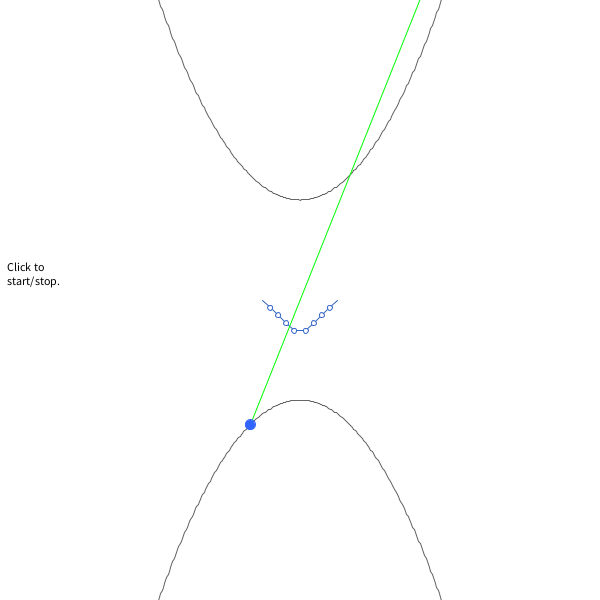
Frame 1 (no input)
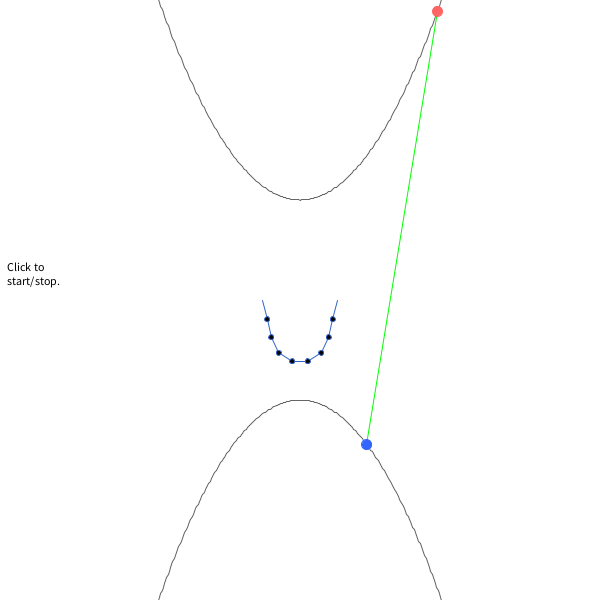
Frame 60 (the mouse pressed at the canvas centre just before this capture)
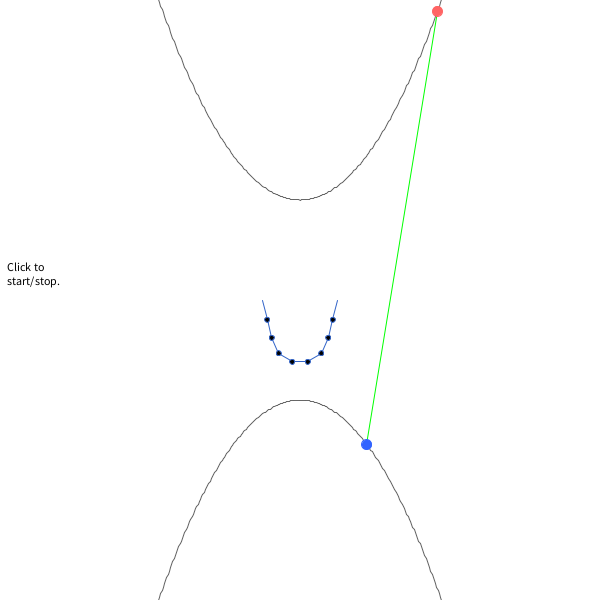
Frame 120 (the mouse held since frame 60 and released just before this capture)

The Processing sketch that drew these frames (run headless with seeded random() and noise(); from frame 60 on, the mouse is pressed at the canvas centre):

// Processing sketch: spring_catenary
// ── spring_catenary.pde
/*
  spring_catenary.pde
 
 
 Developed started 
 - on 2018.05.01 
 - by Akira Kageyama (kage@port.kobe-u.ac.jp)
 
 Usage:  Start/Stop toggle by 
 - mouse click, or
 - keyboard type of "s"
 
 */

float time = 0.0;
int step = 0;
float dt = 0.005;

boolean running_state_toggle = true;

final float ROPE_MASS = 1.0;
final float ROPE_LENGTH = 1.0;
final int BALLS_NUM = 10;
//
//         when BALLS_NUM = 6
//         ......o............o........
//              0 \          / 5
//                 o        o
//                1 \      / 4
//                   o----o
//                  2      3 
//
final float BALLS_MASS = ROPE_MASS / (BALLS_NUM-2);

final float SPRING_NATURAL_LENGTH = ROPE_LENGTH / (BALLS_NUM-1);
//final float SPRING_NATURAL_LENGTH = 0.5;
//final float SPRING_CONST = BALLS_MASS; 
//// to keep the characteristic time scale O(1).
final float SPRING_CONST = 100.0; 

final float GRAVITY_ACCELERATION = 9.80665;  

float[] ballsCoord = new float[BALLS_NUM*4]; // (x,y,vx,vy)

float xmin = -3.0;
float xmax =  3.0;


float x = 0.0;

float[] particle_pos = new float[4];

float S0 = 0.0;
//float S0 = 2.9;
float K  = 8.0;
float M  = 1.0; 


/*
double double_sqrt_by_newton(double x) {
 int i = 0;
 double ans, guess = 1.0;
 float diff = 999.999; // any large num.
 ans = guess;
 while (i<20 && diff > 1.e-8) {
 ans = guess - (guess*guess-x)/(2*guess);
 diff = abs((float)(guess-ans));
 guess = ans;
 i++;
 }
 return ans; 
 }
 */


void initialize_particle()
{
  particle_pos[0] =   2.0;   // x1
  particle_pos[1] =   0.0;   // x1' = vx1 = (dx1/dt)
  particle_pos[2] =  -0.5;   // x2 
  particle_pos[3] =   0.0;   // x2' = vx2 = (dx2/dt)
}



void initialize()
{
  float footPointSeparation = ROPE_LENGTH * 0.75;
//
//          LeftX              RightX
//             |                  |
//             |<---separation--->|
//             |         |        |
//       ......o..................o........
//            0 \        |       / BALLS_NUM-1
//               o      x=0     o
//              1 \            / BALLS_NUM-2
//   
  float footPointRightX = footPointSeparation/2;
  float footPointLeftX = -footPointRightX;

//
//           angle
//           theta
//              \
//               \  |
//              \ \_|     separation/2
//               \/ |    /
//                \ |<------>|
//                 \|        |
//            ......o........+........o........
//                  |\               /    
//   natural length | o <--1        o <--NB-2
//              l0.....\           / 
//                  |   o         .            
//                  |    .       .               
//                  |     \     /
//            (NB-2)/2 --> o---o <--(NB-2)/2+1
//
//     (((NB-2)/2)*l0*sin(theta)+0.5*l0) \sim separation/2
//   or
//      sin(theta) \sim ((separation/2)-0.5*l0) / ((NB-2)/2)*l0
//   

  int nb = BALLS_NUM;
  float l0 = SPRING_NATURAL_LENGTH;
  float sinTheta = (footPointSeparation/2-0.5*l0) / ((nb-2)/2*l0);
  float cosTheta = sqrt(1-sinTheta*sinTheta);

  int i;

  i=0;
  ballsCoord[4*i+0] = footPointLeftX; // x coord
  ballsCoord[4*i+1] = 0.0; // y coord
  ballsCoord[4*i+2] = 0.0; // vx
  ballsCoord[4*i+3] = 0.0; // vy

  for (i=1; i<=(nb-2)/2; i++) {
    ballsCoord[4*i+0] = ballsCoord[4*(i-1)+0] + l0*sinTheta; // x
    ballsCoord[4*i+1] = ballsCoord[4*(i-1)+1] - l0*cosTheta; // y
    ballsCoord[4*i+2] = 0.0; // vx
    ballsCoord[4*i+3] = 0.0; // vy
  }

  i = nb-1;
  ballsCoord[4*i+0] = footPointRightX;
  ballsCoord[4*i+1] = 0.0;
  ballsCoord[4*i+2] = 0.0;
  ballsCoord[4*i+3] = 0.0;

  for (i=(nb-2); i>=(nb-2)/2+1; i--) {
    ballsCoord[4*i+0] = ballsCoord[4*(i+1)+0] - l0*sinTheta; // x
    ballsCoord[4*i+1] = ballsCoord[4*(i+1)+1] - l0*cosTheta; // y
    ballsCoord[4*i+2] = 0.0; // vx
    ballsCoord[4*i+3] = 0.0; // vy
  }
}


void setup() {
  size(600, 600);
  background(255);
  initialize_particle();
  initialize();
  frameRate(60);
}


float total_energy()
{
  float x1     = particle_pos[0];
  float x1_dot = particle_pos[1];
  float x2     = particle_pos[2];
  float x2_dot = particle_pos[3];

  float x1_sq     = x1*x1;
  float x1_dot_sq = x1_dot*x1_dot;
  float x2_sq     = x2*x2;
  float x2_dot_sq = x2_dot*x2_dot;

  float v1_sq = (4*x1_sq+1)*x1_dot_sq;
  float v2_sq = (4*x2_sq+1)*x2_dot_sq;

  float y1 =  x1_sq+1;
  float y2 = -x2_sq-1;

  float s = sqrt((x1-x2)*(x1-x2)+(y1-y2)*(y1-y2));

  float kinetic_e = 0.5*M*(v1_sq+v2_sq);
  float potential = 0.5*K*(s-S0)*(s-S0);

  return(kinetic_e + potential);
}


void runge_kutta4_advance(float[] p, float[] p1, float[] dp, float factor)
{
  for (int i=0; i<4; i++) {
    p[i] = p1[i] + factor*dp[i];
  }
}


void rungeKutta4Advance(float[] p, float[] p1, float[] dp, float factor)
{
  for (int j=0; j<BALLS_NUM*4; j++) {
    p[j] = p1[j] + factor*dp[j];
  }
}



void equationOfMotion(float q[], float dq[], float dt) 

{
  final float l0 = SPRING_NATURAL_LENGTH;
  final int NB = BALLS_NUM;

//    
//   when BALLS_NUM = 6
//   ......o............o........
//        0 \          / 5
//           o        o
//          1 \      / 4
//             o----o
//            2      3
//   

  for (int k=0; k<4; k++) {
    dq[4*0     +k] = 0.0;  // Ball i=1 is fixed.
    dq[4*(NB-1)+k] = 0.0;  // Ball i=NB-1 is also fixed.
  }

  for (int i=1; i<=NB-2; i++) {
    // 
    //     (x0,y0)          (x1,y1)
    //         i-1           i
    //          o------------o
    //         /            / \  ____dist12
    //        /<--dist01-->/   \/
    //                          \ 
    //                           o i+1
    //                         (x2,y2)
    //
    //    force_amp = k*(spring_length - l0)
    //
    float x0 = q[4*(i-1)+0];
    float x1 = q[4*(i  )+0];
    float x2 = q[4*(i+1)+0];
    float y0 = q[4*(i-1)+1];
    float y1 = q[4*(i  )+1];
    float y2 = q[4*(i+1)+1];
    float dist01 = dist(x0,y0,x1,y1);
    float dist12 = dist(x1,y1,x2,y2);


    float forceAmp01 = SPRING_CONST*(dist01-l0);
    float forceAmp12 = SPRING_CONST*(dist12-l0);
    
    float unitVec01x = (x1-x0)/dist01;
    float unitVec01y = (y1-y0)/dist01;
    float unitVec12x = (x2-x1)/dist12;
    float unitVec12y = (y2-y1)/dist12;
    float force01x = forceAmp01*unitVec01x;
    float force01y = forceAmp01*unitVec01y;
    float force12x = forceAmp12*unitVec12x;
    float force12y = forceAmp12*unitVec12y;

if (i==4) {
    println("i = ", i, "dist01 = ", dist01);
    println("    ", i, "dist12 = ", dist12);
    println("    ", i, "  l0 = ",  l0);
    println("   ", i, "forceAmp01 = ", forceAmp01);
    println("   ", i, "forceAmp12 = ", forceAmp12);
    println("   ", i, "unitVec01 = ", unitVec01x, unitVec01y);
    println("   ", i, "unitVec12 = ", unitVec12x, unitVec12y);
}

    dq[4*i+0] = ( q[4*i+2] ) * dt; // dx = vx * dt
    dq[4*i+1] = ( q[4*i+3] ) * dt; // dy = vy * dt
    dq[4*i+2] = ( force12x - force01x ) / BALLS_MASS * dt; // dvx = (fx/m)*dt 
    dq[4*i+3] = ( force12y - force01y ) / BALLS_MASS * dt
                              - GRAVITY_ACCELERATION * dt; // dvy = (fy/m- g)*dt
  }
}



void equation_of_motion(float pos[], float dpos[], float dt) 
{
  //    Lagrangian
  //       L(x1,x2,x1',x2') = (m/2)*(x1'^2+4*x1^2*x1'^2)
  //                        + (m/2)*(x2'^2+4*x2^2*x2'^2)
  //                        - (k/2)*(s-S0)^2
  //    where
  //        s = sqrt(dx^2+dy^2), dx=x1-x2, dy=x1^2+x2^2+2
  //
  float x1     = pos[0];
  float x1_dot = pos[1];
  float x2     = pos[2];
  float x2_dot = pos[3];

  float dx   = x1 - x2;
  float x1sq = x1*x1, x1_dot_sq = x1_dot*x1_dot;
  float x2sq = x2*x2, x2_dot_sq = x2_dot*x2_dot;
  float dy   = x1sq + x2sq + 2;
  float s    = sqrt(dx*dx + dy*dy);

  float f1 = (K/M)*(s-S0)/s*( dx+2*x1*dy);
  float f2 = (K/M)*(s-S0)/s*(-dx+2*x2*dy);

  dpos[0] = ( x1_dot ) * dt;
  dpos[1] = ( -1.0/(1+4*x1sq)*(4*x1*x1_dot_sq + f1) ) * dt;
  dpos[2] = ( x2_dot ) * dt;
  dpos[3] = ( -1.0/(1+4*x2sq)*(4*x2*x2_dot_sq + f2) ) * dt;
}


void runge_kutta4()
{
  final float ONE_SIXTH = 1.0/6.0;
  final float ONE_THIRD = 1.0/3.0;
  final int NB = BALLS_NUM;
  final int NB4 = NB*4;

  float[] pos_before = new float[4];
  float[] work_pos = new float[4];
  float[] dpos1 = new float[4];
  float[] dpos2 = new float[4];
  float[] dpos3 = new float[4];
  float[] dpos4 = new float[4];

  float[] qprev = new float[NB4];
  float[] qwork = new float[NB4];
  float[] dq1 = new float[NB4];
  float[] dq2 = new float[NB4];
  float[] dq3 = new float[NB4];
  float[] dq4 = new float[NB4];

  for (int j=0; j<NB4; j++) {
    qprev[j] = ballsCoord[j];
  }

  pos_before[0] = particle_pos[0];
  pos_before[1] = particle_pos[1];
  pos_before[2] = particle_pos[2];
  pos_before[3] = particle_pos[3];

  //step 1
  equation_of_motion(pos_before, dpos1, dt);
  runge_kutta4_advance(work_pos, pos_before, dpos1, 0.5);
  equationOfMotion(qprev, dq1, dt);
  rungeKutta4Advance(qwork, qprev, dq1, 0.5);
  //step 2
  equation_of_motion(work_pos, dpos2, dt);
  runge_kutta4_advance(work_pos, pos_before, dpos2, 0.5);
  equationOfMotion(qwork, dq2, dt);
  rungeKutta4Advance(qwork, qprev, dq2, 0.5);

  //step 3
  equation_of_motion(work_pos, dpos3, dt);
  runge_kutta4_advance(work_pos, pos_before, dpos3, 1.0);
  equationOfMotion(qwork, dq3, dt);
  rungeKutta4Advance(qwork, qprev, dq3, 1.0);


  //step 4
  equation_of_motion(work_pos, dpos4, dt);
  equationOfMotion(qwork, dq4, dt);

  //the result

  for (int j=0; j<NB*4; j++) {
    ballsCoord[j] = qprev[j] + (
      ONE_SIXTH*dq1[j]
      + ONE_THIRD*dq2[j]
      + ONE_THIRD*dq3[j]
      + ONE_SIXTH*dq4[j] 
      );
  }

  particle_pos[0] = pos_before[0] + (  
    ONE_SIXTH*dpos1[0]
    + ONE_THIRD*dpos2[0]
    + ONE_THIRD*dpos3[0]
    + ONE_SIXTH*dpos4[0] 
    );
  particle_pos[1] = pos_before[1] + (  
    ONE_SIXTH*dpos1[1]
    + ONE_THIRD*dpos2[1]
    + ONE_THIRD*dpos3[1]
    + ONE_SIXTH*dpos4[1] 
    );
  particle_pos[2] = pos_before[2] + (  
    ONE_SIXTH*dpos1[2]
    + ONE_THIRD*dpos2[2]
    + ONE_THIRD*dpos3[2]
    + ONE_SIXTH*dpos4[2] 
    );
  particle_pos[3] = pos_before[3] + (  
    ONE_SIXTH*dpos1[3]
    + ONE_THIRD*dpos2[3]
    + ONE_THIRD*dpos3[3]
    + ONE_SIXTH*dpos4[3] );
}


float parabola_func_upper(float x) {
  float y;
  y = x*x+1;
  return(y);
}


float parabola_func_lower(float x) {
  float y = -parabola_func_upper(x);
  return y;
}



float mapx(float x) {
  // (x,y) = physical unit coords. 
  // (map(x),map(y)) = pixel coords.
  float scale = width/(xmax-xmin);
  return map(x, xmin, xmax, scale*xmin, scale*xmax);
}


float mapy(float y) {
  // (x,y) = physical unit coords. 
  // (map(x),map(y)) = pixel coords.
  float ymax = parabola_func_upper(xmax);
  float ymin = -ymax;
  float scale = width/(xmax-xmin);
  return map(y, ymin, ymax, scale*ymin, scale*ymax);
}


void draw_parabolas() {
  stroke(100, 100, 100);

  int nx = 500;
  float dx = (xmax-xmin)/nx;
  float x, y;

  float x_prev = xmin;
  float y_prev = parabola_func_upper(x_prev);

  for (int i=1; i<=nx; i++) { // starts from i=1.
    x = xmin + dx*i;
    y = parabola_func_upper(x);
    line(mapx(x_prev), mapy(y_prev), mapx(x), mapy(y));
    x_prev = x;
    y_prev = y;
  }

  x_prev = xmin;
  y_prev = parabola_func_lower(x_prev);

  for (int i=1; i<=nx; i++) { // starts from i=1.
    x = xmin + dx*i;
    y = parabola_func_lower(x);
    line(mapx(x_prev), mapy(y_prev), mapx(x), mapy(y));
    x_prev = x;
    y_prev = y;
  }
}


void draw_text() {
  fill(0, 0, 0);
  scale(1, -1);
  text("Click to\nstart/stop.", -mapx(xmax*0.98), -mapx(xmax*0.1));
}



void draw_balls(float x1, float x2) {
  stroke(255, 100, 100);
  fill(255, 100, 100);

  float y1 = parabola_func_upper(x1);
  ellipse(mapx(x1), mapy(y1), 10, 10);

  stroke(50, 100, 255);
  fill(50, 100, 255);
  float y2 = parabola_func_lower(x2);
  ellipse(mapx(x2), mapy(y2), 10, 10);
}


void draw_spring() {
  stroke(0, 255, 0);
  float x1 = particle_pos[0];
  float y1 = parabola_func_upper(x1);
  float x2 = particle_pos[2];
  float y2 = parabola_func_lower(x2);
  line(mapx(x1), mapy(y1), mapx(x2), mapy(y2));
}

void drawRope() {
  stroke(50, 100, 200);

  int nb = BALLS_NUM;

  for (int i=0; i<nb-1; i++) {
    float x0 = ballsCoord[4*(i  )+0];
    float y0 = ballsCoord[4*(i  )+1];
    float x1 = ballsCoord[4*(i+1)+0];
    float y1 = ballsCoord[4*(i+1)+1];
    line(mapx(x0), mapy(y0), mapx(x1), mapy(y1));
  }

  for (int i=1; i<=nb-2; i++) {
    float x = ballsCoord[4*i+0];
    float y = ballsCoord[4*i+1];
    ellipse(mapx(x), mapy(y), 5, 5);
  }
}


void draw() {
  background(255);
  stroke(0, 0, 255);

  translate(width/2, height/2);
  scale(1, -1);

  draw_parabolas();
  drawRope();

  if ( keyPressed ) {
    if ( key == 's' ) {
      running_state_toggle = !running_state_toggle;
    }
  }
  if ( running_state_toggle ) {
    runge_kutta4();
    time += dt;
    step += 1;
    if ( step%10 == 0 ) {
      println("step = ", step, " time = ", time, " energy = ", total_energy());
    }
  }
  float x1 = particle_pos[0];
  float x2 = particle_pos[2];
  draw_spring();
  draw_balls(x1, x2);
  draw_text();
}

void mousePressed() {
  running_state_toggle = !running_state_toggle;
}
